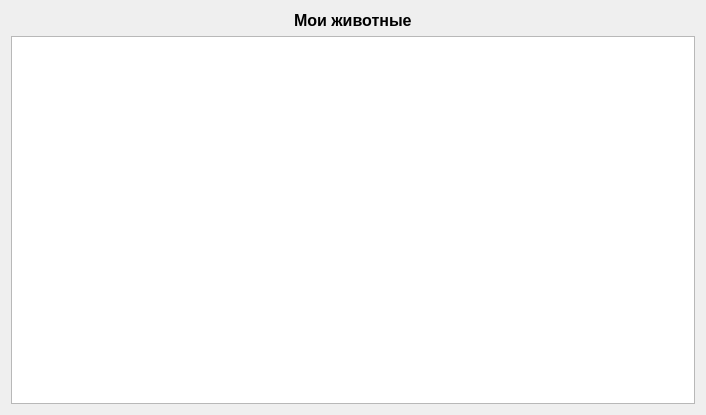
<?xml version="1.0" encoding="UTF-8"?>
<ui version="4.0">
 <class>MyAnimals</class>
 <widget class="QDialog" name="MyAnimals">
  <property name="geometry">
   <rect>
    <x>0</x>
    <y>0</y>
    <width>706</width>
    <height>415</height>
   </rect>
  </property>
  <property name="windowTitle">
   <string>Dialog</string>
  </property>
  <layout class="QVBoxLayout" name="verticalLayout">
   <item alignment="Qt::AlignHCenter">
    <widget class="QLabel" name="label">
     <property name="font">
      <font>
       <pointsize>12</pointsize>
       <weight>75</weight>
       <bold>true</bold>
      </font>
     </property>
     <property name="text">
      <string>Мои животные</string>
     </property>
    </widget>
   </item>
   <item>
    <widget class="QTableWidget" name="table_Animals"/>
   </item>
  </layout>
 </widget>
 <resources/>
 <connections/>
</ui>
